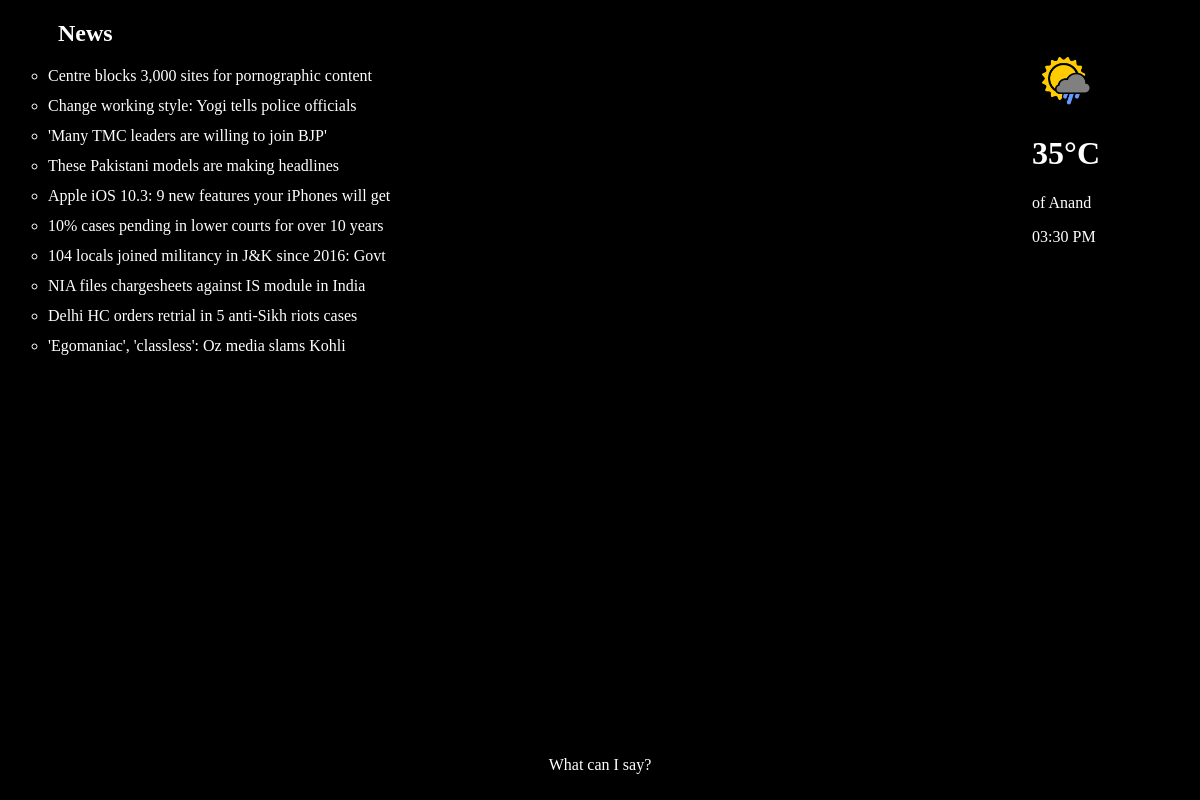
Page /news/ on the committed database.
### Data/models.py (models this page shows, shortened)
class Weather(models.Model):
    city = models.CharField(max_length=100)
    temp = models.CharField(max_length=5)
    date = models.DateTimeField(auto_now_add=True)
    class Meta:
        ordering = ['-date']

class ToiNews(models.Model):
    head_line = models.CharField(max_length=100, primary_key=True)
    link = models.CharField(max_length=140)
    date = models.DateTimeField(auto_now_add=True)
    class Meta:
        ordering = ['-date']

### Data/views.py (the view)
# urls.py: url(r'^news/$', views.news, name='news'),
def news(request):
    slug = {
        'news_list': ToiNews.objects.all().order_by('-date')[:10],
        'weather': Weather.objects.all().order_by('-date')[:1],
    }
    return render(request, 'news.html', slug)

### Data/templates/news.html (shortened to what this page needs)
{% extends 'home.html' %}
{% block body %}
    <h2 style="padding-left: 50px;">News</h2>
    <ul style="list-style-type: circle;">
        {% for news in news_list %}
            <li>{{ news.head_line }}</li>
        {% endfor %}
    </ul>
{% endblock %}

### Data/templates/base.html (shortened to what this page needs)
<!DOCTYPE html>
<html>
<head>
	{% load staticfiles %}
    <link rel="stylesheet" href="{% static 'css/generic.css' %}">
</head>
<body onload="clock()">
    <div style="position: absolute; right: 100px; top: 50px;">
        {% block img %}
                <img src="{% static 'icon/weather-ico.png' %}" width="64px" height="64px" align="center">
        {% endblock %}
        {% for info in weather %}
            <h1>{{ info.temp }}C</h1>
            <p>of {{ info.city }}</p>
        {% endfor %}
        <p id="time"></p>
    </div>
    {% block body%}{% endblock %}
    <div class="msg help">
        <p>What can I say?</p>
    </div>
</body>
</html>

### Data/static/css/generic.css (style rules this page uses)
div { color: white; }
li { padding-bottom: 12px; }
body { background-color: black; color: white; }
.msg { font-size: 4em; width: 100%; text-align: center; margin-top: 25%; }
.help { font-size: 1em; position: absolute; bottom: 10px; left: 25%; width: 50%; }

### rows in the picture
Weather: temp "35°", city "Anand"
ToiNews: head_line "Centre blocks 3,000 sites for pornographic content"
ToiNews: head_line "Change working style: Yogi tells police officials"
ToiNews: head_line "'Many TMC leaders are willing to join BJP'"
ToiNews: head_line "These Pakistani models are making headlines"
ToiNews: head_line "Apple iOS 10.3: 9 new features your iPhones will get"
ToiNews: head_line "10% cases pending in lower courts for over 10 years"
ToiNews: head_line "104 locals joined militancy in J&K since 2016: Govt"
ToiNews: head_line "NIA files chargesheets against IS module in India"
ToiNews: head_line "Delhi HC orders retrial in 5 anti-Sikh riots cases"
ToiNews: head_line "'Egomaniac', 'classless': Oz media slams Kohli"
